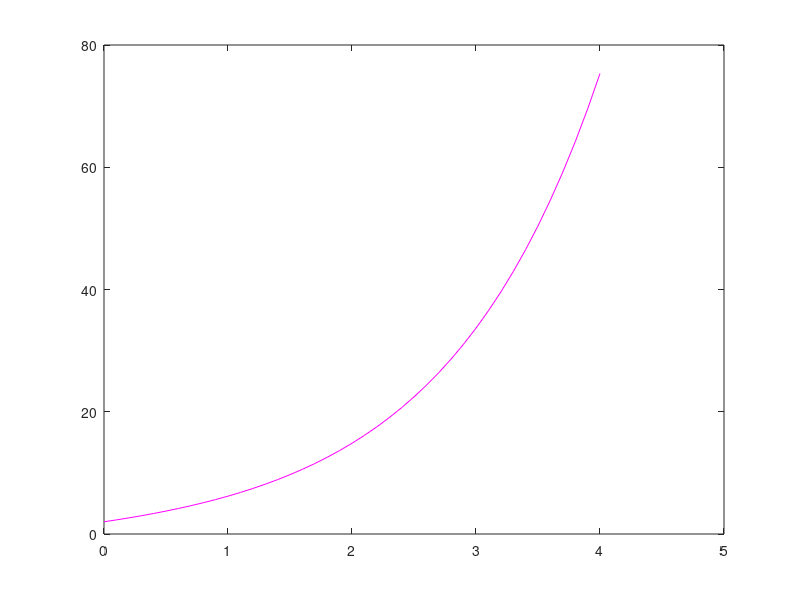

MATLAB code to generate this figure:
h=0.1; %step size
xfinal=4; %solve from x=[0,xfinal]
x(1)=0;y(1)=2;
%define the RHS of the ODE
f=@(x,y)4*(exp(0.8*x))-0.5*y;
%write the loop for solving RK4
for i=1:ceil(xfinal/h) %ceil function rounds up a number towards infinity
    %update x
    x(i+1)=x(i)+h;
    %update y
    k1=f(x(i),      y(i));
    k2=f(x(i)+0.5*h,y(i)+0.5*k1*h);
    k3=f(x(i)+0.5*h,y(i)+0.5*k2*h);
    k4=f(x(i)+    h,y(i)+    k3*h);
    y(i+1)=y(i)+(h/6)*(k1+2*k2+2*k3+k4);
end
plot(x,y,'m')%magenta color


    
    
    
